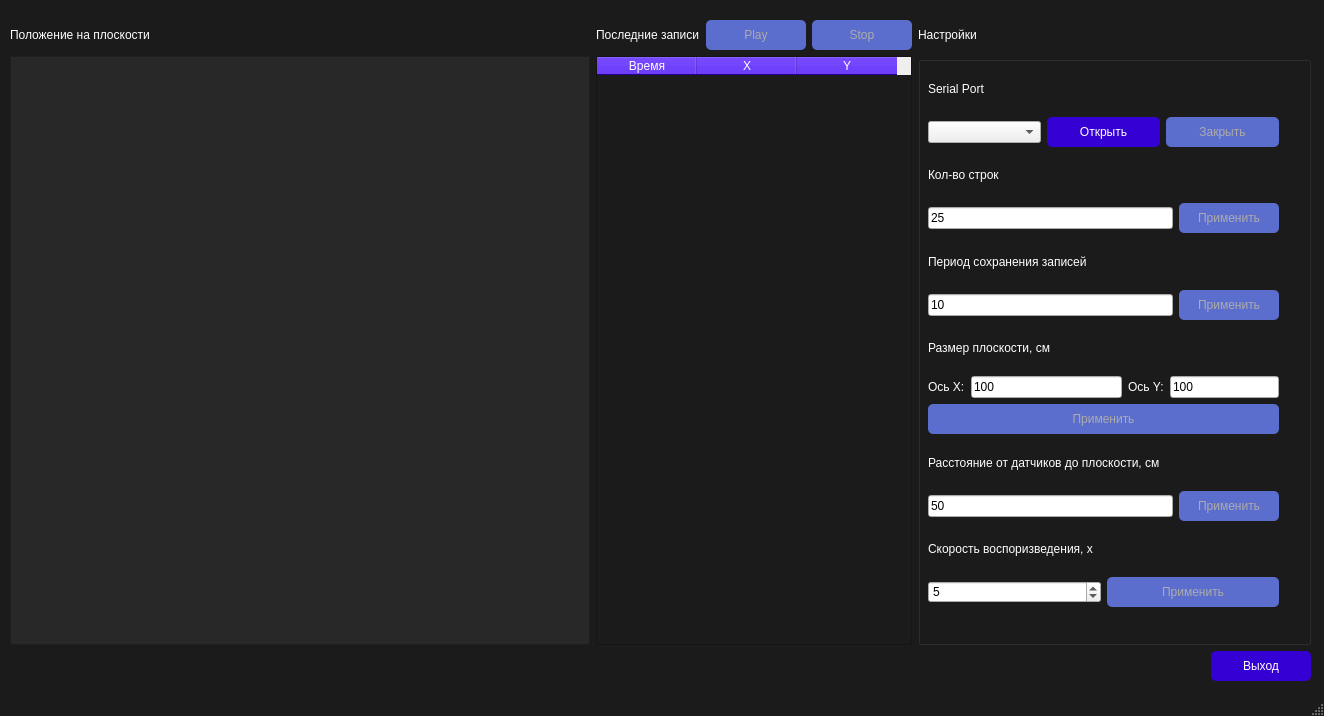
<?xml version="1.0" encoding="UTF-8"?>
<ui version="4.0">
 <class>MainWindow</class>
 <widget class="QMainWindow" name="MainWindow">
  <property name="geometry">
   <rect>
    <x>0</x>
    <y>0</y>
    <width>1324</width>
    <height>716</height>
   </rect>
  </property>
  <property name="windowTitle">
   <string>Locator</string>
  </property>
  <property name="styleSheet">
   <string notr="true">QMainWindow{
	background-color: rgb(27, 27, 27);
}
QLabel{
	color: rgb(255, 255, 255);
}
QPushButton{
	border-radius: 5px;
	background-color: rgb(53, 0, 211);
	color: rgb(255, 255, 255);
	min-height: 30px;
	min-width: 100px;
}
QPushButton:Disabled{
	color: rgb(172, 172, 172);
	background-color: rgb(91, 109, 205);
}
QTableWidget{
	color: rgb(255, 255, 255);
	background-color: rgb(27, 27, 27);
}
QHeaderView::section{
	background-color:rgb(53, 0, 211);
	color:  rgb(255, 255, 255);
}
QScrollBar:vertical {
    border:none;
    background-color: rgb(27, 27, 27);
    width: 12px;
}
QScrollBar::handle:vertical {
    background:rgb(111, 64, 251);
    min-height: 20px;
	border-radius:5px;
}
QStatusBar{
	color: rgb(255, 255, 255);
}</string>
  </property>
  <widget class="QWidget" name="centralwidget">
   <widget class="QWidget" name="layoutWidget">
    <property name="geometry">
     <rect>
      <x>10</x>
      <y>20</y>
      <width>1301</width>
      <height>681</height>
     </rect>
    </property>
    <property name="font">
     <font>
      <pointsize>9</pointsize>
     </font>
    </property>
    <layout class="QGridLayout" name="gridLayout">
     <item row="2" column="3">
      <spacer name="horizontalSpacer_3">
       <property name="orientation">
        <enum>Qt::Horizontal</enum>
       </property>
       <property name="sizeHint" stdset="0">
        <size>
         <width>40</width>
         <height>20</height>
        </size>
       </property>
      </spacer>
     </item>
     <item row="0" column="1">
      <spacer name="horizontalSpacer_4">
       <property name="orientation">
        <enum>Qt::Horizontal</enum>
       </property>
       <property name="sizeHint" stdset="0">
        <size>
         <width>40</width>
         <height>20</height>
        </size>
       </property>
      </spacer>
     </item>
     <item row="0" column="2">
      <layout class="QHBoxLayout" name="horizontalLayout_8">
       <item>
        <widget class="QLabel" name="label_2">
         <property name="styleSheet">
          <string notr="true"/>
         </property>
         <property name="text">
          <string>Последние записи</string>
         </property>
        </widget>
       </item>
       <item>
        <widget class="QPushButton" name="play_animation_btn">
         <property name="enabled">
          <bool>false</bool>
         </property>
         <property name="minimumSize">
          <size>
           <width>100</width>
           <height>30</height>
          </size>
         </property>
         <property name="styleSheet">
          <string notr="true"/>
         </property>
         <property name="text">
          <string>Play</string>
         </property>
        </widget>
       </item>
       <item>
        <widget class="QPushButton" name="stop_animation_btn">
         <property name="enabled">
          <bool>false</bool>
         </property>
         <property name="minimumSize">
          <size>
           <width>100</width>
           <height>30</height>
          </size>
         </property>
         <property name="styleSheet">
          <string notr="true"/>
         </property>
         <property name="text">
          <string>Stop</string>
         </property>
        </widget>
       </item>
      </layout>
     </item>
     <item row="0" column="0">
      <widget class="QLabel" name="label">
       <property name="text">
        <string>Положение на плоскости</string>
       </property>
      </widget>
     </item>
     <item row="0" column="3">
      <widget class="QLabel" name="label_3">
       <property name="font">
        <font>
         <pointsize>9</pointsize>
        </font>
       </property>
       <property name="styleSheet">
        <string notr="true"/>
       </property>
       <property name="text">
        <string>Настройки</string>
       </property>
      </widget>
     </item>
     <item row="1" column="2">
      <widget class="QTableWidget" name="tableWidget">
       <property name="font">
        <font>
         <family>MS Shell Dlg 2</family>
         <pointsize>10</pointsize>
        </font>
       </property>
       <property name="horizontalScrollBarPolicy">
        <enum>Qt::ScrollBarAlwaysOff</enum>
       </property>
       <property name="editTriggers">
        <set>QAbstractItemView::NoEditTriggers</set>
       </property>
       <column>
        <property name="text">
         <string>Время</string>
        </property>
       </column>
       <column>
        <property name="text">
         <string>X</string>
        </property>
       </column>
       <column>
        <property name="text">
         <string>Y</string>
        </property>
       </column>
      </widget>
     </item>
     <item row="1" column="3" colspan="2">
      <widget class="QGroupBox" name="settings_boc">
       <property name="font">
        <font>
         <pointsize>9</pointsize>
        </font>
       </property>
       <property name="styleSheet">
        <string notr="true"/>
       </property>
       <property name="title">
        <string/>
       </property>
       <widget class="QWidget" name="layoutWidget">
        <property name="geometry">
         <rect>
          <x>10</x>
          <y>10</y>
          <width>351</width>
          <height>541</height>
         </rect>
        </property>
        <property name="font">
         <font>
          <pointsize>9</pointsize>
         </font>
        </property>
        <layout class="QVBoxLayout" name="verticalLayout">
         <item>
          <widget class="QLabel" name="label_4">
           <property name="font">
            <font>
             <pointsize>9</pointsize>
            </font>
           </property>
           <property name="text">
            <string>Serial Port</string>
           </property>
          </widget>
         </item>
         <item>
          <layout class="QHBoxLayout" name="horizontalLayout">
           <item>
            <widget class="QComboBox" name="comboBox">
             <property name="font">
              <font>
               <pointsize>9</pointsize>
              </font>
             </property>
            </widget>
           </item>
           <item>
            <widget class="QPushButton" name="open_btn">
             <property name="font">
              <font>
               <pointsize>9</pointsize>
              </font>
             </property>
             <property name="text">
              <string>Открыть</string>
             </property>
            </widget>
           </item>
           <item>
            <widget class="QPushButton" name="close_btn">
             <property name="enabled">
              <bool>false</bool>
             </property>
             <property name="font">
              <font>
               <pointsize>9</pointsize>
              </font>
             </property>
             <property name="text">
              <string>Закрыть</string>
             </property>
            </widget>
           </item>
          </layout>
         </item>
         <item>
          <widget class="QLabel" name="label_5">
           <property name="font">
            <font>
             <pointsize>9</pointsize>
            </font>
           </property>
           <property name="text">
            <string>Кол-во строк</string>
           </property>
          </widget>
         </item>
         <item>
          <layout class="QHBoxLayout" name="horizontalLayout_2">
           <item>
            <widget class="QLineEdit" name="amount_lineEdit">
             <property name="font">
              <font>
               <pointsize>9</pointsize>
              </font>
             </property>
             <property name="text">
              <string>25</string>
             </property>
            </widget>
           </item>
           <item>
            <widget class="QPushButton" name="amont_accept_btn">
             <property name="enabled">
              <bool>false</bool>
             </property>
             <property name="font">
              <font>
               <pointsize>9</pointsize>
              </font>
             </property>
             <property name="text">
              <string>Применить</string>
             </property>
            </widget>
           </item>
          </layout>
         </item>
         <item>
          <widget class="QLabel" name="label_6">
           <property name="font">
            <font>
             <pointsize>9</pointsize>
            </font>
           </property>
           <property name="text">
            <string>Период сохранения записей</string>
           </property>
          </widget>
         </item>
         <item>
          <layout class="QHBoxLayout" name="horizontalLayout_3">
           <item>
            <widget class="QLineEdit" name="period_lineEdit">
             <property name="font">
              <font>
               <pointsize>9</pointsize>
              </font>
             </property>
             <property name="text">
              <string>10</string>
             </property>
            </widget>
           </item>
           <item>
            <widget class="QPushButton" name="period_accept_btn">
             <property name="enabled">
              <bool>false</bool>
             </property>
             <property name="font">
              <font>
               <pointsize>9</pointsize>
              </font>
             </property>
             <property name="text">
              <string>Применить</string>
             </property>
            </widget>
           </item>
          </layout>
         </item>
         <item>
          <widget class="QLabel" name="label_7">
           <property name="font">
            <font>
             <pointsize>9</pointsize>
            </font>
           </property>
           <property name="text">
            <string>Размер плоскости, см</string>
           </property>
          </widget>
         </item>
         <item>
          <layout class="QVBoxLayout" name="verticalLayout_2">
           <item>
            <layout class="QHBoxLayout" name="horizontalLayout_5">
             <item>
              <widget class="QLabel" name="label_8">
               <property name="font">
                <font>
                 <pointsize>9</pointsize>
                </font>
               </property>
               <property name="text">
                <string>Ось X:</string>
               </property>
              </widget>
             </item>
             <item>
              <widget class="QLineEdit" name="size_x_lineEdit">
               <property name="font">
                <font>
                 <pointsize>9</pointsize>
                </font>
               </property>
               <property name="text">
                <string>100</string>
               </property>
              </widget>
             </item>
             <item>
              <layout class="QHBoxLayout" name="horizontalLayout_4">
               <item>
                <widget class="QLabel" name="label_9">
                 <property name="font">
                  <font>
                   <pointsize>9</pointsize>
                  </font>
                 </property>
                 <property name="text">
                  <string>Ось Y:</string>
                 </property>
                </widget>
               </item>
               <item>
                <widget class="QLineEdit" name="size_y_lineEdit">
                 <property name="font">
                  <font>
                   <pointsize>9</pointsize>
                  </font>
                 </property>
                 <property name="text">
                  <string>100</string>
                 </property>
                </widget>
               </item>
              </layout>
             </item>
            </layout>
           </item>
           <item>
            <widget class="QPushButton" name="size_accept_btn">
             <property name="enabled">
              <bool>false</bool>
             </property>
             <property name="font">
              <font>
               <pointsize>9</pointsize>
              </font>
             </property>
             <property name="text">
              <string>Применить</string>
             </property>
            </widget>
           </item>
          </layout>
         </item>
         <item>
          <widget class="QLabel" name="label_10">
           <property name="font">
            <font>
             <pointsize>9</pointsize>
            </font>
           </property>
           <property name="text">
            <string>Расстояние от датчиков до плоскости, см</string>
           </property>
          </widget>
         </item>
         <item>
          <layout class="QHBoxLayout" name="horizontalLayout_6">
           <item>
            <widget class="QLineEdit" name="distance_lineEdit">
             <property name="font">
              <font>
               <pointsize>9</pointsize>
              </font>
             </property>
             <property name="text">
              <string>50</string>
             </property>
             <property name="clearButtonEnabled">
              <bool>false</bool>
             </property>
            </widget>
           </item>
           <item>
            <widget class="QPushButton" name="distance_accept_btn">
             <property name="enabled">
              <bool>false</bool>
             </property>
             <property name="font">
              <font>
               <pointsize>9</pointsize>
              </font>
             </property>
             <property name="text">
              <string>Применить</string>
             </property>
            </widget>
           </item>
          </layout>
         </item>
         <item>
          <widget class="QLabel" name="label_11">
           <property name="font">
            <font>
             <pointsize>9</pointsize>
            </font>
           </property>
           <property name="text">
            <string>Скорость воспоризведения, х</string>
           </property>
          </widget>
         </item>
         <item>
          <layout class="QHBoxLayout" name="horizontalLayout_7">
           <item>
            <widget class="QSpinBox" name="speed_spinBox">
             <property name="font">
              <font>
               <pointsize>9</pointsize>
              </font>
             </property>
             <property name="minimum">
              <number>1</number>
             </property>
             <property name="maximum">
              <number>10</number>
             </property>
             <property name="value">
              <number>5</number>
             </property>
            </widget>
           </item>
           <item>
            <widget class="QPushButton" name="speed_accept_btn">
             <property name="enabled">
              <bool>false</bool>
             </property>
             <property name="font">
              <font>
               <pointsize>9</pointsize>
              </font>
             </property>
             <property name="text">
              <string>Применить</string>
             </property>
            </widget>
           </item>
          </layout>
         </item>
        </layout>
       </widget>
      </widget>
     </item>
     <item row="2" column="0">
      <spacer name="horizontalSpacer_2">
       <property name="orientation">
        <enum>Qt::Horizontal</enum>
       </property>
       <property name="sizeHint" stdset="0">
        <size>
         <width>40</width>
         <height>20</height>
        </size>
       </property>
      </spacer>
     </item>
     <item row="3" column="0" colspan="5">
      <spacer name="horizontalSpacer">
       <property name="orientation">
        <enum>Qt::Horizontal</enum>
       </property>
       <property name="sizeHint" stdset="0">
        <size>
         <width>838</width>
         <height>20</height>
        </size>
       </property>
      </spacer>
     </item>
     <item row="2" column="4">
      <widget class="QPushButton" name="exit_btn">
       <property name="text">
        <string>Выход</string>
       </property>
      </widget>
     </item>
     <item row="1" column="0" colspan="2">
      <widget class="PlotWidget" name="graphicsView">
       <property name="enabled">
        <bool>false</bool>
       </property>
       <property name="styleSheet">
        <string notr="true">background-color: rgb(40, 40, 40);</string>
       </property>
      </widget>
     </item>
    </layout>
   </widget>
  </widget>
  <widget class="QMenuBar" name="menubar">
   <property name="geometry">
    <rect>
     <x>0</x>
     <y>0</y>
     <width>1324</width>
     <height>21</height>
    </rect>
   </property>
  </widget>
  <widget class="QStatusBar" name="statusbar"/>
 </widget>
 <customwidgets>
  <customwidget>
   <class>PlotWidget</class>
   <extends>QGraphicsView</extends>
   <header>pyqtgraph</header>
  </customwidget>
 </customwidgets>
 <resources/>
 <connections/>
</ui>
